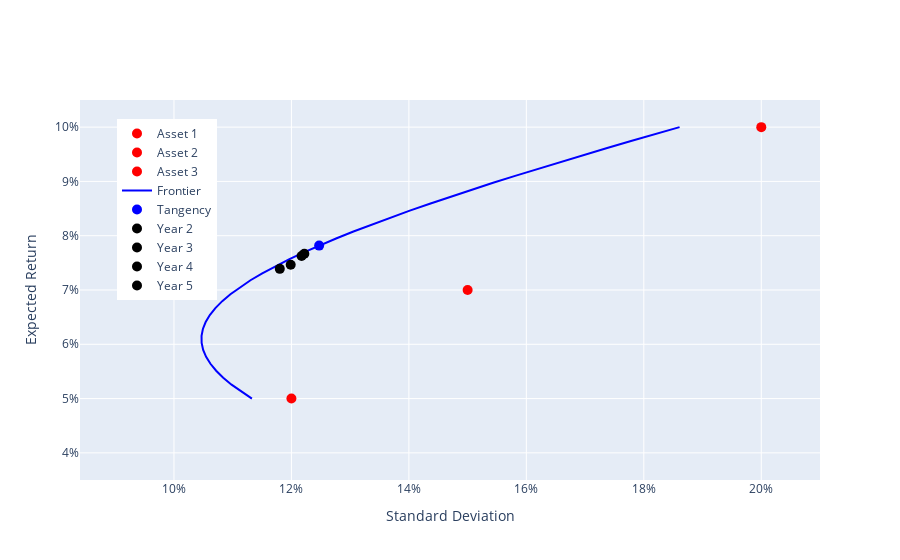

The notebook cell saved with this chart:
### Code cell
##### Plot non-rebalanced portfolios in expected return-stdev space
fig = go.Figure()  

# Plot assets
for i in np.arange(len(mns)):
    trace = go.Scatter(x=[sds[i]], y=[mns[i]], mode="markers", hovertemplate="Asset "+str(i+1),marker=dict(size=10, color="red"), name="Asset "+str(i+1)) 
    fig.add_trace(trace)

# Plot frontier
string = "<br>"
string += "Asset 1: %{customdata[0]:.1%}<br>"
string += "Asset 2: %{customdata[1]:.1%}<br>"
string += "Asset 3: %{customdata[2]:.1%}<br>"
string += "<extra></extra>"
trace0 = go.Scatter(x=sd_frontier, y=mn_frontier, mode="lines", customdata=wgts_frontier, hovertemplate=string, marker=dict(size=10, color="blue"), name="Frontier")       
fig.add_trace(trace0)

# Plot tangency
string = "<br>Tangency Portfolio:<br>"
string += "Asset 1: %{customdata[0]:.1%}<br>"
string += "Asset 2: %{customdata[1]:.1%}<br>"
string += "Asset 3: %{customdata[2]:.1%}<br>"
string += "Sharpe ratio: %{text:.4f}<br>"
string += "<extra></extra>"
trace1 = go.Scatter(x=[sdTang], y=[mnTang], mode="markers", text = [srTang], customdata=[wgts_tangency], hovertemplate=string, marker=dict(size=10, color="blue"), name="Tangency")   
fig.add_trace(trace1)

# Plot first five-years of non-rebalanced portfolios
string = "<br>Year %[x:.0f}<br>"
string += "Asset 1: %{customdata[0]:.1%}<br>"
string += "Asset 2: %{customdata[1]:.1%}<br>"
string += "Asset 3: %{customdata[2]:.1%}<br>"
string += "Sharpe ratio: %{customdata[3]:.4f}<br>"
string += "<extra></extra>"
cd_cols = ['beg_wgt' + str(i) for i in range(len(mns))]+['sharpe ratio']
for i in rets.index[1:5]:
    trace = go.Scatter(x=[rets.loc[i,'sd_pret']], y=[rets.loc[i,'exp_pret']], mode="markers", 
        customdata=rets.loc[i,cd_cols], hovertemplate="Year "+str(i),marker=dict(size=10, color="black"), name="Year "+str(i)) 
    fig.add_trace(trace)

fig.layout.xaxis["title"] = "Standard Deviation"
fig.layout.yaxis["title"] = "Expected Return"
fig.update_xaxes(range=[0.7*sds.min(), 1.05*sds.max()])
fig.update_yaxes(range=[0.7*mns.min(), 1.05*mns.max()])
fig.update_yaxes(tickformat=".0%")
fig.update_xaxes(tickformat=".0%")
fig.update_layout(legend=dict(yanchor="top", y =0.95, xanchor="left", x=0.05))
fig.show()

### Figure 1 — Plotly figure (JSON) as saved in the notebook; plotly's stock layout.template omitted (floating-point values rounded to 4 significant figures)
{"data": [{"hovertemplate": "Asset 1", "marker": {"color": "red", "size": 10}, "mode": "markers", "name": "Asset 1", "type": "scatter", "x": [0.2], "y": [0.1]}, {"hovertemplate": "Asset 2", "marker": {"color": "red", "size": 10}, "mode": "markers", "name": "Asset 2", "type": "scatter", "x": [0.12], "y": [0.05]}, {"hovertemplate": "Asset 3", "marker": {"color": "red", "size": 10}, "mode": "markers", "name": "Asset 3", "type": "scatter", "x": [0.15], "y": [0.07]}, {"customdata": [[-0.1026, 0.8461, 0.2565], [-0.07919, 0.8171, 0.2621], [-0.05579, 0.7881, 0.2677], [-0.03238, 0.7591, 0.2733], [-0.008975, 0.7301, 0.2788], [0.01443, 0.7011, 0.2844], [0.03784, 0.6721, 0.29], [0.06124, 0.6431, 0.2956], [0.08465, 0.6142, 0.3012], [0.1081, 0.5852, 0.3068], [0.1315, 0.5562, 0.3124], [0.1549, 0.5272, 0.318], [0.1783, 0.4982, 0.3236], [0.2017, 0.4692, 0.3291], [0.2251, 0.4402, 0.3347], [0.2485, 0.4112, 0.3403], [0.2719, 0.3822, 0.3459], [0.2953, 0.3532, 0.3515], [0.3187, 0.3242, 0.3571], [0.3421, 0.2952, 0.3627], [0.3655, 0.2662, 0.3683], [0.3889, 0.2372, 0.3738], [0.4123, 0.2082, 0.3794], [0.4357, 0.1792, 0.385], [0.4591, 0.1502, 0.3906], [0.4825, 0.1213, 0.3962], [0.506, 0.09226, 0.4018], [0.5294, 0.06327, 0.4074], [0.5528, 0.03427, 0.413], [0.5762, 0.005279, 0.4186], [0.5996, -0.02372, 0.4241], [0.623, -0.05271, 0.4297], [0.6464, -0.0817, 0.4353], [0.6698, -0.1107, 0.4409], [0.6932, -0.1397, 0.4465], [0.7166, -0.1687, 0.4521], [0.74, -0.1977, 0.4577], [0.7634, -0.2267, 0.4633], [0.7868, -0.2557, 0.4688], [0.8102, -0.2847, 0.4744]], "hovertemplate": "<br>Asset 1: %{customdata[0]:.1%}<br>Asset 2: %{customdata[1]:.1%}<br>Asset 3: %{customdata[2]:.1%}<br><extra></extra>", "marker": {"color": "blue", "size": 10}, "mode": "lines", "name": "Frontier", "type": "scatter", "x": [0.1133, 0.1114, 0.1098, 0.1084, 0.1072, 0.1062, 0.1055, 0.105, 0.1047, 0.1047, 0.1049, 0.1054, 0.1061, 0.107, 0.1082, 0.1096, 0.1112, 0.113, 0.115, 0.1172, 0.1196, 0.1221, 0.1248, 0.1276, 0.1306, 0.1336, 0.1368, 0.1402, 0.1436, 0.1471, 0.1507, 0.1543, 0.1581, 0.1619, 0.1658, 0.1698, 0.1738, 0.1778, 0.1819, 0.1861], "y": [0.05, 0.05128, 0.05256, 0.05385, 0.05513, 0.05641, 0.05769, 0.05897, 0.06026, 0.06154, 0.06282, 0.0641, 0.06538, 0.06667, 0.06795, 0.06923, 0.07051, 0.07179, 0.07308, 0.07436, 0.07564, 0.07692, 0.07821, 0.07949, 0.08077, 0.08205, 0.08333, 0.08462, 0.0859, 0.08718, 0.08846, 0.08974, 0.09103, 0.09231, 0.09359, 0.09487, 0.09615, 0.09744, 0.09872, 0.1]}, {"customdata": [[0.4118, 0.2089, 0.3793]], "hovertemplate": "<br>Tangency Portfolio:<br>Asset 1: %{customdata[0]:.1%}<br>Asset 2: %{customdata[1]:.1%}<br>Asset 3: %{customdata[2]:.1%}<br>Sharpe ratio: %{text:.4f}<br><extra></extra>", "marker": {"color": "blue", "size": 10}, "mode": "markers", "name": "Tangency", "text": ["0.4664593502083814"], "type": "scatter", "x": [0.1247], "y": [0.07818]}, {"customdata": [0.3538, 0.1965, 0.4498, 0.4639], "hovertemplate": "Year 2", "marker": {"color": "black", "size": 10}, "mode": "markers", "name": "Year 2", "type": "scatter", "x": [0.1222], "y": [0.07668]}, {"customdata": [0.3379, 0.1935, 0.4686, 0.4622], "hovertemplate": "Year 3", "marker": {"color": "black", "size": 10}, "mode": "markers", "name": "Year 3", "type": "scatter", "x": [0.1217], "y": [0.07627]}, {"customdata": [0.2891, 0.2011, 0.5098, 0.4559], "hovertemplate": "Year 4", "marker": {"color": "black", "size": 10}, "mode": "markers", "name": "Year 4", "type": "scatter", "x": [0.1199], "y": [0.07465]}, {"customdata": [0.2834, 0.2302, 0.4864, 0.4567], "hovertemplate": "Year 5", "marker": {"color": "black", "size": 10}, "mode": "markers", "name": "Year 5", "type": "scatter", "x": [0.118], "y": [0.0739]}], "layout": {"legend": {"x": 0.05, "xanchor": "left", "y": 0.95, "yanchor": "top"}, "xaxis": {"range": [0.084, 0.21], "tickformat": ".0%", "title": {"text": "Standard Deviation"}}, "yaxis": {"range": [0.035, 0.105], "tickformat": ".0%", "title": {"text": "Expected Return"}}}}
